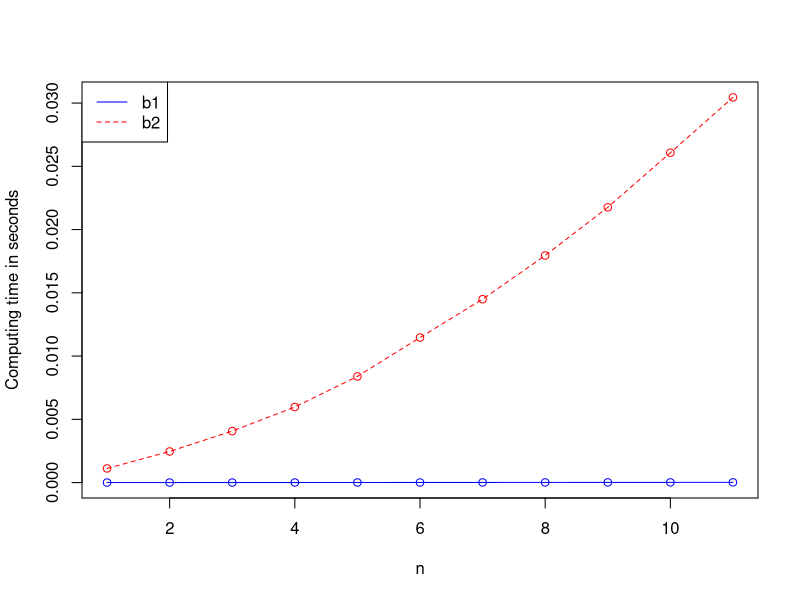

This chart was generated by the following R code:
results = read.csv("zad1_results.txt")


y_range = range(0, results$time)


pdf(file="zad1.pdf", height=5, width=10, bg="white")

plot(results[results$alg=="b1",]$time, type="o", lty = 1, ylim = y_range, xlab = "n", ylab = "Computing time in seconds", col="blue")
lines(results[results$alg=="b2",]$time, type="o", lty = 2, col = "red")
legend("topleft", c("b1","b2"),col=c("blue","red"),lty=1:2)
dev.off()
